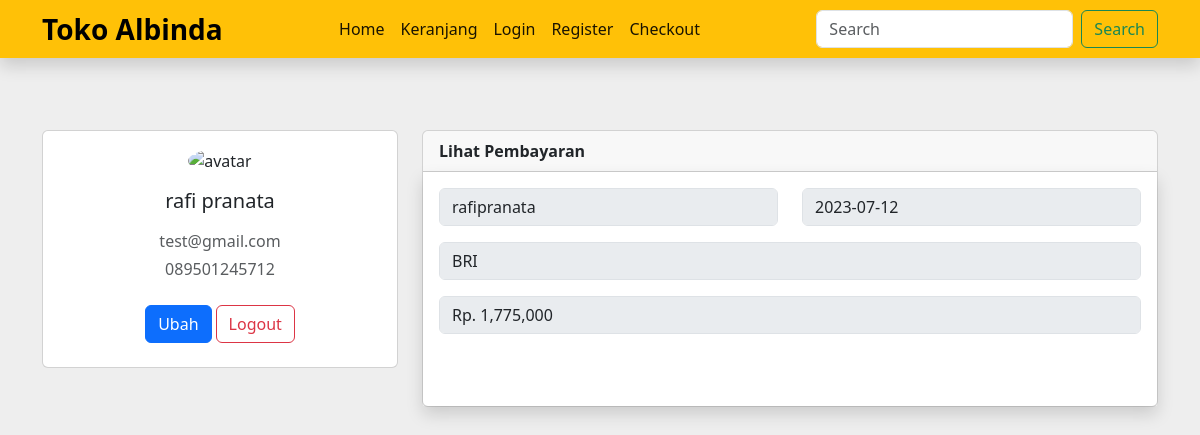
The app's page /lihat.php?id=8 with its own data.
### tables this page shows
CREATE TABLE `pelanggan` (
  `id_pelanggan` int(50) NOT NULL,
  `email_pelanggan` varchar(50) NOT NULL,
  `password_pelanggan` varchar(50) NOT NULL,
  `nama_pelanggan` text NOT NULL,
  `telepon_pelanggan` varchar(50) NOT NULL,
  `alamat_pelanggan` text NOT NULL
);

CREATE TABLE `pembayaran` (
  `id_pembayaran` int(11) NOT NULL,
  `id_pembelian` int(11) NOT NULL,
  `nama` varchar(200) NOT NULL,
  `bank` varchar(200) NOT NULL,
  `jumlah` int(11) NOT NULL,
  `tanggal` date NOT NULL,
  `bukti` varchar(200) NOT NULL
);

### lihat.php (the view, shortened to what this page needs)
<?php
include "koneksi.php";
$id_pem = $_GET["id"];
$ambil = $koneksi->query("SELECT * FROM pembayaran WHERE id_pembelian = '$id_pem'");
$detail_pem = $ambil->fetch_assoc();
?>
<!DOCTYPE html>
<html lang="en">
<head>
</head>
<body style="background-color: #eee;">
    <?php include "navbar.php" ?>
<section>
    <div class="container py-5">
        <?php
        $ambil = $koneksi->query("SELECT * FROM pelanggan");
        $pecah = $ambil->fetch_assoc();
        ?>
        <div class="row">
        <div class="col-lg-4">
            <div class="card mb-4">
            <div class="card-body text-center">
                <img src="https://images.unsplash.com/photo-1438761681033-6461ffad8d80?ixlib=rb-4.0.3&ixid=M3wxMjA3fDB8MHxwaG90by1wYWdlfHx8fGVufDB8fHx8fA%3D%3D&auto=format&fit=crop&w=870&q=80" alt="avatar"
                class="rounded-circle img-fluid" style="width: 150px;">
                <h5 class="my-3"><?php echo $pecah['nama_pelanggan'];  ?></h5>
                <p class="text-muted mb-1"><?php echo $pecah['email_pelanggan'];  ?></p>
                <p class="text-muted mb-4"><?php echo $pecah['telepon_pelanggan'];  ?></p>
                <div class="d-flex justify-content-center mb-2">
                <button type="button" class="btn btn-primary">Ubah</button>
                <a href="logout.php"><button type="button" class="btn btn-outline-danger ms-1">Logout</button></a>
                </div>
            </div>
            </div>
        </div>
        <div class="col-lg-8">
            <div class="card mb-4">
                <div class="card-header fw-bold">
                    Lihat Pembayaran
                </div>
            <div class="card-body shadow">
                <form action="" method="post" enctype="multipart/form-data">
                <div class="row">
                    <div class="col">
                        <input type="text" class="form-control" name="nama" placeholder="nama" aria-label="First name" value="<?php echo $detail_pem['nama']?>" disabled readonly>
                    </div>
                    <div class="col">
                    <input type="text" class="form-control" name="nama" placeholder="nama" aria-label="First name" value="<?php echo $detail_pem['tanggal']?>" disabled readonly>
                    </div>
                </div>
                <div class="mb-3 mt-3">
                <input type="text" class="form-control" name="nama" placeholder="nama" aria-label="First name" value="<?php echo $detail_pem['bank']?>" disabled readonly>
                </div>
                <div class="mb-3">
                <input class="form-control" type="text" value="Rp. <?php echo number_format($detail_pem['jumlah'])?>" aria-label="Disabled input example" disabled readonly>
                </div>
                <div class="mb-3">
                </div>
                </form>
            </div>
            </div>
</section>
</body>
</html>

### records on screen
pelanggan: nama_pelanggan "rafi pranata", email_pelanggan "test@gmail.com", telepon_pelanggan "089501245712"
pembayaran: nama "rafipranata", nama "2023-07-12", nama "BRI", jumlah "Rp. 1,775,000"
